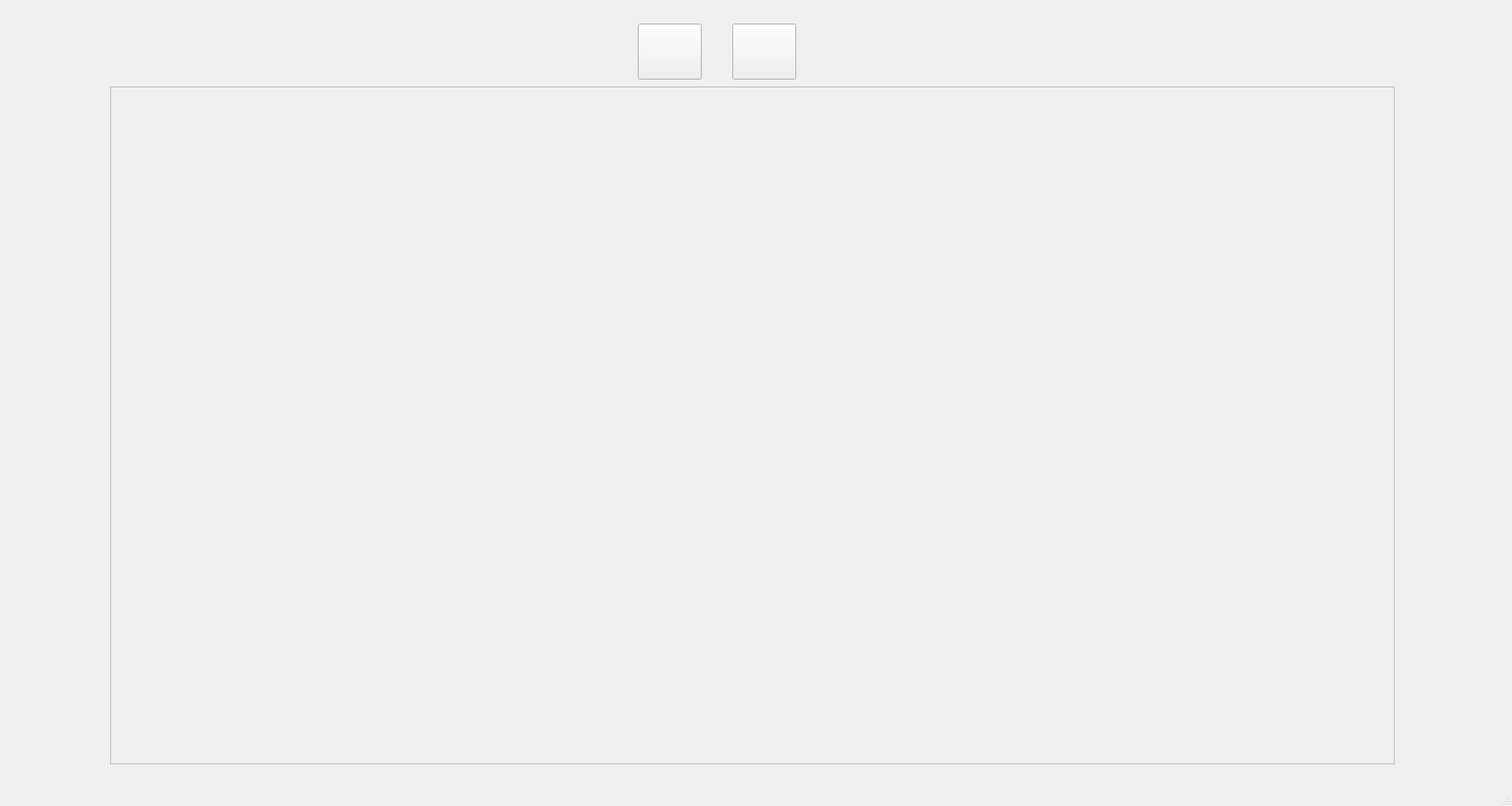
<?xml version="1.0" encoding="UTF-8"?>
<ui version="4.0">
 <class>MainWindow</class>
 <widget class="QMainWindow" name="MainWindow">
  <property name="geometry">
   <rect>
    <x>0</x>
    <y>0</y>
    <width>1920</width>
    <height>1024</height>
   </rect>
  </property>
  <property name="windowTitle">
   <string>MainWindow</string>
  </property>
  <property name="iconSize">
   <size>
    <width>24</width>
    <height>24</height>
   </size>
  </property>
  <widget class="QWidget" name="centralwidget">
   <widget class="QFrame" name="grid_placeholder">
    <property name="geometry">
     <rect>
      <x>140</x>
      <y>110</y>
      <width>1631</width>
      <height>861</height>
     </rect>
    </property>
    <property name="frameShape">
     <enum>QFrame::StyledPanel</enum>
    </property>
    <property name="frameShadow">
     <enum>QFrame::Raised</enum>
    </property>
   </widget>
   <widget class="QPushButton" name="home_button">
    <property name="geometry">
     <rect>
      <x>810</x>
      <y>30</y>
      <width>81</width>
      <height>71</height>
     </rect>
    </property>
    <property name="text">
     <string/>
    </property>
    <property name="icon">
     <iconset>
      <normaloff>../Images/home button.png</normaloff>../Images/home button.png</iconset>
    </property>
    <property name="iconSize">
     <size>
      <width>50</width>
      <height>50</height>
     </size>
    </property>
   </widget>
   <widget class="QPushButton" name="restart_button">
    <property name="geometry">
     <rect>
      <x>930</x>
      <y>30</y>
      <width>81</width>
      <height>71</height>
     </rect>
    </property>
    <property name="text">
     <string/>
    </property>
    <property name="icon">
     <iconset>
      <normaloff>../Images/reload button.png</normaloff>../Images/reload button.png</iconset>
    </property>
    <property name="iconSize">
     <size>
      <width>50</width>
      <height>50</height>
     </size>
    </property>
   </widget>
   <widget class="QWidget" name="verticalLayoutWidget">
    <property name="geometry">
     <rect>
      <x>1790</x>
      <y>50</y>
      <width>102</width>
      <height>901</height>
     </rect>
    </property>
    <layout class="QVBoxLayout" name="verticalLayout">
     <item>
      <widget class="ClickableLabel" name="white_ant_2">
       <property name="text">
        <string/>
       </property>
       <property name="pixmap">
        <pixmap>../Images/White Ant.png</pixmap>
       </property>
       <property name="scaledContents">
        <bool>true</bool>
       </property>
      </widget>
     </item>
     <item>
      <widget class="ClickableLabel" name="white_ant_3">
       <property name="text">
        <string/>
       </property>
       <property name="pixmap">
        <pixmap>../Images/White Ant.png</pixmap>
       </property>
       <property name="scaledContents">
        <bool>true</bool>
       </property>
      </widget>
     </item>
     <item>
      <widget class="ClickableLabel" name="white_ant_1">
       <property name="text">
        <string/>
       </property>
       <property name="pixmap">
        <pixmap>../Images/White Ant.png</pixmap>
       </property>
       <property name="scaledContents">
        <bool>true</bool>
       </property>
      </widget>
     </item>
     <item>
      <widget class="ClickableLabel" name="white_grasshopper_1">
       <property name="text">
        <string/>
       </property>
       <property name="pixmap">
        <pixmap>../Images/White Grasshopper.png</pixmap>
       </property>
       <property name="scaledContents">
        <bool>true</bool>
       </property>
      </widget>
     </item>
     <item>
      <widget class="ClickableLabel" name="white_grasshopper_2">
       <property name="text">
        <string/>
       </property>
       <property name="pixmap">
        <pixmap>../Images/White Grasshopper.png</pixmap>
       </property>
       <property name="scaledContents">
        <bool>true</bool>
       </property>
      </widget>
     </item>
     <item>
      <widget class="ClickableLabel" name="white_grasshopper_3">
       <property name="text">
        <string/>
       </property>
       <property name="pixmap">
        <pixmap>../Images/White Grasshopper.png</pixmap>
       </property>
       <property name="scaledContents">
        <bool>true</bool>
       </property>
      </widget>
     </item>
     <item>
      <widget class="ClickableLabel" name="white_beetle_1">
       <property name="text">
        <string/>
       </property>
       <property name="pixmap">
        <pixmap>../Images/White Beetle.png</pixmap>
       </property>
       <property name="scaledContents">
        <bool>true</bool>
       </property>
      </widget>
     </item>
     <item>
      <widget class="ClickableLabel" name="white_beetle_2">
       <property name="text">
        <string/>
       </property>
       <property name="pixmap">
        <pixmap>../Images/White Beetle.png</pixmap>
       </property>
       <property name="scaledContents">
        <bool>true</bool>
       </property>
      </widget>
     </item>
     <item>
      <widget class="ClickableLabel" name="white_spider_2">
       <property name="text">
        <string/>
       </property>
       <property name="pixmap">
        <pixmap>../Images/White Spider.png</pixmap>
       </property>
       <property name="scaledContents">
        <bool>true</bool>
       </property>
      </widget>
     </item>
     <item>
      <widget class="ClickableLabel" name="white_spider_1">
       <property name="text">
        <string/>
       </property>
       <property name="pixmap">
        <pixmap>../Images/White Spider.png</pixmap>
       </property>
       <property name="scaledContents">
        <bool>true</bool>
       </property>
      </widget>
     </item>
     <item>
      <widget class="ClickableLabel" name="white_bee">
       <property name="text">
        <string/>
       </property>
       <property name="pixmap">
        <pixmap>../Images/White Bee.png</pixmap>
       </property>
       <property name="scaledContents">
        <bool>true</bool>
       </property>
      </widget>
     </item>
    </layout>
   </widget>
   <widget class="QWidget" name="verticalLayoutWidget_2">
    <property name="geometry">
     <rect>
      <x>20</x>
      <y>50</y>
      <width>102</width>
      <height>901</height>
     </rect>
    </property>
    <layout class="QVBoxLayout" name="verticalLayout_2">
     <item>
      <widget class="ClickableLabel" name="black_ant_2">
       <property name="text">
        <string/>
       </property>
       <property name="pixmap">
        <pixmap>../Images/Black Ant.png</pixmap>
       </property>
       <property name="scaledContents">
        <bool>true</bool>
       </property>
      </widget>
     </item>
     <item>
      <widget class="ClickableLabel" name="black_ant_1">
       <property name="text">
        <string/>
       </property>
       <property name="pixmap">
        <pixmap>../Images/Black Ant.png</pixmap>
       </property>
       <property name="scaledContents">
        <bool>true</bool>
       </property>
      </widget>
     </item>
     <item>
      <widget class="ClickableLabel" name="black_ant_3">
       <property name="focusPolicy">
        <enum>Qt::NoFocus</enum>
       </property>
       <property name="contextMenuPolicy">
        <enum>Qt::DefaultContextMenu</enum>
       </property>
       <property name="frameShape">
        <enum>QFrame::NoFrame</enum>
       </property>
       <property name="frameShadow">
        <enum>QFrame::Plain</enum>
       </property>
       <property name="text">
        <string/>
       </property>
       <property name="pixmap">
        <pixmap>../Images/Black Ant.png</pixmap>
       </property>
       <property name="scaledContents">
        <bool>true</bool>
       </property>
      </widget>
     </item>
     <item>
      <widget class="ClickableLabel" name="black_grasshopper_3">
       <property name="text">
        <string/>
       </property>
       <property name="pixmap">
        <pixmap>../Images/Black Grasshopper.png</pixmap>
       </property>
       <property name="scaledContents">
        <bool>true</bool>
       </property>
      </widget>
     </item>
     <item>
      <widget class="ClickableLabel" name="black_grasshopper_2">
       <property name="text">
        <string/>
       </property>
       <property name="pixmap">
        <pixmap>../Images/Black Grasshopper.png</pixmap>
       </property>
       <property name="scaledContents">
        <bool>true</bool>
       </property>
      </widget>
     </item>
     <item>
      <widget class="ClickableLabel" name="black_grasshopper_1">
       <property name="text">
        <string/>
       </property>
       <property name="pixmap">
        <pixmap>../Images/Black Grasshopper.png</pixmap>
       </property>
       <property name="scaledContents">
        <bool>true</bool>
       </property>
      </widget>
     </item>
     <item>
      <widget class="ClickableLabel" name="black_beetle_2">
       <property name="text">
        <string/>
       </property>
       <property name="pixmap">
        <pixmap>../Images/Black Beetle.png</pixmap>
       </property>
       <property name="scaledContents">
        <bool>true</bool>
       </property>
      </widget>
     </item>
     <item>
      <widget class="ClickableLabel" name="black_beetle_1">
       <property name="text">
        <string/>
       </property>
       <property name="pixmap">
        <pixmap>../Images/Black Beetle.png</pixmap>
       </property>
       <property name="scaledContents">
        <bool>true</bool>
       </property>
      </widget>
     </item>
     <item>
      <widget class="ClickableLabel" name="black_spider_2">
       <property name="text">
        <string/>
       </property>
       <property name="pixmap">
        <pixmap>../Images/Black Spider.png</pixmap>
       </property>
       <property name="scaledContents">
        <bool>true</bool>
       </property>
      </widget>
     </item>
     <item>
      <widget class="ClickableLabel" name="black_spider_1">
       <property name="text">
        <string/>
       </property>
       <property name="pixmap">
        <pixmap>../Images/Black Spider.png</pixmap>
       </property>
       <property name="scaledContents">
        <bool>true</bool>
       </property>
      </widget>
     </item>
     <item>
      <widget class="ClickableLabel" name="black_bee">
       <property name="text">
        <string/>
       </property>
       <property name="pixmap">
        <pixmap>../Images/Blace Bee.png</pixmap>
       </property>
       <property name="scaledContents">
        <bool>true</bool>
       </property>
      </widget>
     </item>
    </layout>
   </widget>
  </widget>
  <widget class="QMenuBar" name="menubar">
   <property name="geometry">
    <rect>
     <x>0</x>
     <y>0</y>
     <width>1920</width>
     <height>26</height>
    </rect>
   </property>
  </widget>
  <widget class="QStatusBar" name="statusbar"/>
 </widget>
 <customwidgets>
  <customwidget>
   <class>ClickableLabel</class>
   <extends>QLabel</extends>
   <header>GUI.Src.ClickableLabel</header>
  </customwidget>
 </customwidgets>
 <resources/>
 <connections/>
</ui>
